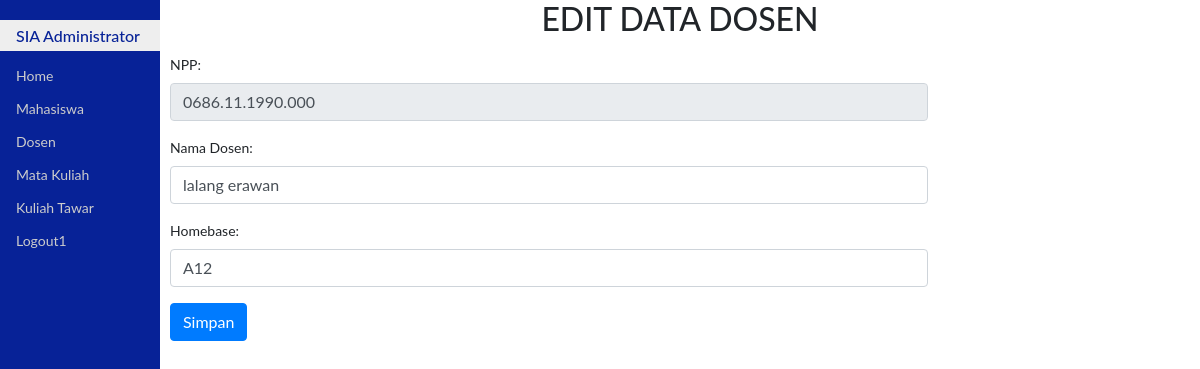
Screenshot of /editDsn.php?kode=0686.11.1990.000 with the database file from the repository.
### tables this page shows
CREATE TABLE `dosen` (
  `npp` char(16) NOT NULL,
  `namadosen` varchar(50) DEFAULT NULL,
  `homebase` char(10) DEFAULT NULL,
  PRIMARY KEY (`npp`)
);

### editDsn.php (the view, shortened to what this page needs)
<!DOCTYPE html>
<html>
<head>
	<link rel="stylesheet" type="text/css" href="bootstrap4/css/bootstrap.css">
	<link rel="stylesheet" type="text/css" href="css/styleku.css">
</head>
<body>
	<?php
	require "fungsi.php";
	$npp=$_GET['kode'];
	$sql="select * from dosen where npp='$npp'";
	$qry=mysqli_query($koneksi,$sql);
	$row=mysqli_fetch_assoc($qry);
	?>
	<div class="utama">
		<h2 class="mb-3 text-center">EDIT DATA DOSEN</h2>
		<div class="row">
		<div class="col-sm-9">
			<form enctype="multipart/form-data" method="post" action="sv_editDsn.php">
				<div class="form-group">
					<label for="nim">NPP:</label>
					<input class="form-control" type="text" name="npp" id="npp" value="<?php echo $row['npp']?>" readonly>
				</div>
				<div class="form-group">
					<label for="nama">Nama Dosen:</label>
					<input class="form-control" type="text" name="nama" id="nama" value="<?php echo $row['namadosen']?>">
				</div>
				<div class="form-group">
					<label for="email">Homebase:</label>
					<input class="form-control" type="text" name="homebase" id="homebase" value="<?php echo $row['homebase']?>">
				</div>
				<div>
					<button class="btn btn-primary" type="submit" id="submit">Simpan</button>
				</div>
			</form>
		</div>
		</div>
	</div>
</body>
</html>

### css/styleku.css (style rules this page uses)
body { font-family: "Lato", sans-serif; }
.menusamping { height: 100%; width: 160px; position: fixed; z-index: 1; top: 0; left: 0; background-color: #072297; overflow-x: hidden; padding-top: 20px; }
.menusamping a { padding: 6px 8px 6px 16px; text-decoration: none; font-size: 14px; color: #ccc; display: block; }
.menusamping h1 { padding: 6px 8px 6px 16px; text-decoration: none; font-size: 16px; color: #072297; background-color: #eee; display: block; }
.utama { margin-left: 160px; font-size: 14px; padding: 0px 10px; }

### rows the page displays
dosen: npp "0686.11.1990.000", nama "lalang erawan", homebase "A12"
